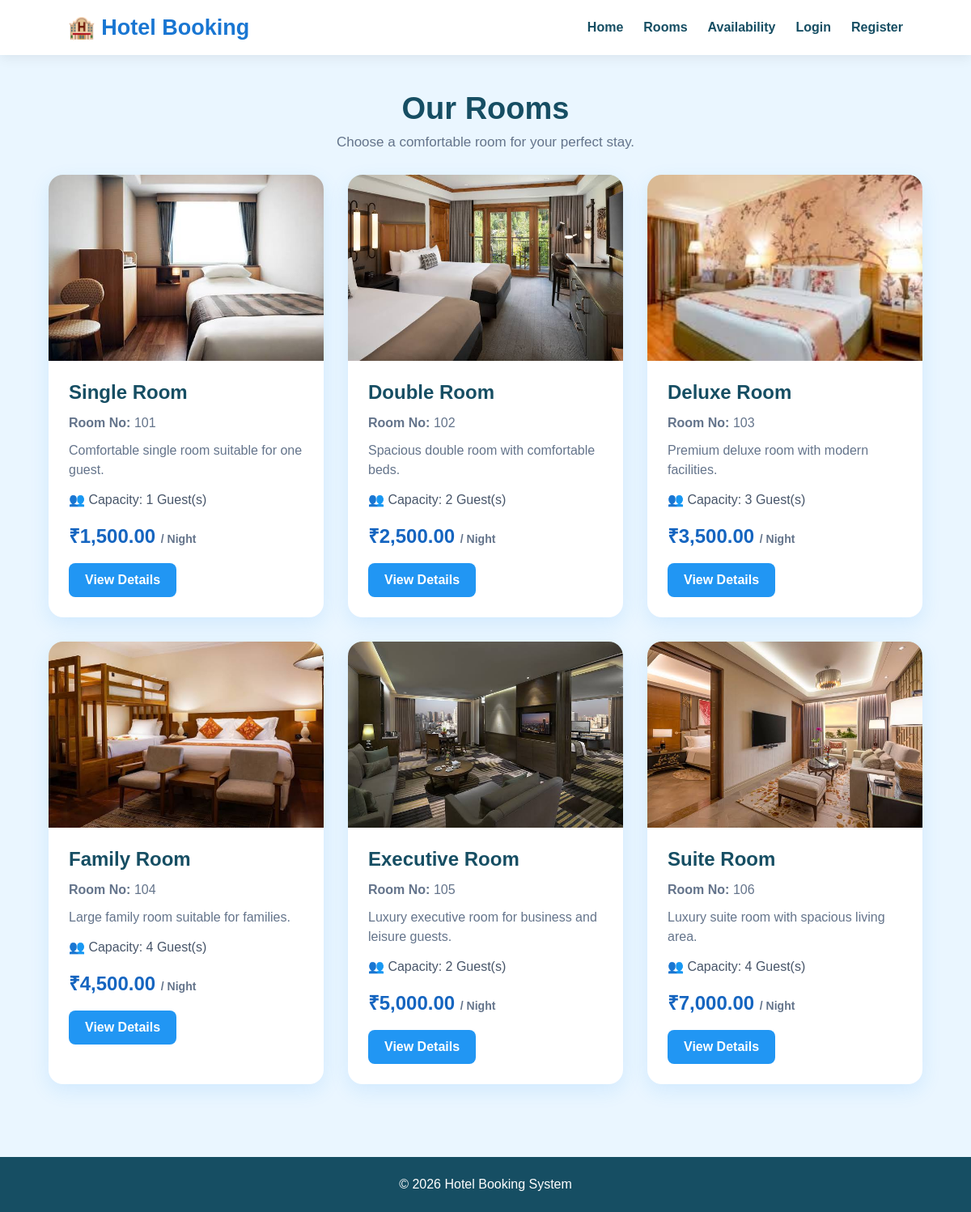
The page /rooms.php on the database its author committed.
### tables this page shows
CREATE TABLE IF NOT EXISTS rooms (
    id INT AUTO_INCREMENT PRIMARY KEY,
    room_no VARCHAR(20) NOT NULL UNIQUE,
    room_type VARCHAR(100) NOT NULL,
    description TEXT,
    capacity INT NOT NULL,
    price DECIMAL(10,2) NOT NULL,
    status ENUM('Available', 'Unavailable', 'Booked', 'Maintenance') DEFAULT 'Available',
    image VARCHAR(255),
    destination VARCHAR(100) DEFAULT 'Ahmedabad',
    created_at TIMESTAMP DEFAULT CURRENT_TIMESTAMP
);

### rooms.php (the view, shortened to what this page needs)
<?php
require_once "config/database.php";
$result = $conn->query(
    "SELECT * FROM rooms
     WHERE status = 'Available'
     ORDER BY id ASC"
);
?>
<!DOCTYPE html>
<html lang="en">
<head>
</head>
<body>
<header class="navbar">
    <div class="logo">
        🏨 Hotel Booking
    </div>
    <nav class="nav-links">
        <a href="index.php">Home</a>
        <a href="rooms.php">Rooms</a>
        <a href="check-availability.php">Availability</a>
        <?php if(isset($_SESSION["user_id"])): ?>
            <span class="user">
                Hi, <?php echo htmlspecialchars($_SESSION["user_name"]); ?>
            </span>
            <a href="logout.php">Logout</a>
        <?php else: ?>
            <a href="login.php">Login</a>
            <a href="register.php">Register</a>
        <?php endif; ?>
    </nav>
</header>
<div class="container">
    <div class="page-title">
        <h1>Our Rooms</h1>
        <p>
            Choose a comfortable room for your perfect stay.
        </p>
    </div>
    <div class="room-grid">
        <?php if($result && $result->num_rows > 0): ?>
            <?php while($room = $result->fetch_assoc()): ?>
                <div class="room-card">
                    <div class="room-image">
                        <?php if(!empty($room["image"])): ?>
                            <img
                                src="images/<?php echo htmlspecialchars($room["image"]); ?>"
                                alt="Hotel Room"
                            >
                        <?php else: ?>
                            <div class="room-placeholder">
                                🏨
                            </div>
                        <?php endif; ?>
                    </div>
                    <div class="room-info">
                        <h2>
                            <?php echo htmlspecialchars($room["room_type"]); ?>
                        </h2>
                        <p>
                            <strong>Room No:</strong>
                            <?php echo htmlspecialchars($room["room_no"]); ?>
                        </p>
                        <p>
                            <?php echo htmlspecialchars($room["description"]); ?>
                        </p>
                        <div class="room-meta">
                            👥 Capacity:
                            <?php echo htmlspecialchars($room["capacity"]); ?>
                            Guest(s)
                        </div>
                        <div class="room-price">
                            ₹<?php echo number_format($room["price"],2); ?>
                            <span>/ Night</span>
                        </div>
                        <a
                            class="btn"
                            href="room-details.php?id=<?php echo $room["id"]; ?>"
                        >
                            View Details
                        </a>
                    </div>
                </div>
            <?php endwhile; ?>
        <?php endif; ?>
    </div>
</div>
<footer>
    © <?php echo date("Y"); ?> Hotel Booking System
</footer>
</body>
</html>

### rooms.php (style rules this page uses)
* { box-sizing:border-box; margin:0; padding:0; }
body { font-family:Arial, Helvetica, sans-serif; background:#eaf6ff; color:#164e63; }
a { text-decoration:none; }
.navbar { background:white; padding:18px 7%; display:flex; justify-content:space-between; align-items:center; box-shadow:0 3px 15px rgba(0,0,0,.08); }
.logo { font-size:27px; font-weight:bold; color:#1976d2; }
.nav-links { display:flex; gap:25px; align-items:center; }
.nav-links a { color:#164e63; font-weight:600; }
.container { width:90%; max-width:1200px; margin:auto; }
.page-title { text-align:center; padding:45px 10px 30px; }
.page-title h1 { font-size:38px; color:#164e63; margin-bottom:10px; }
.page-title p { color:#64748b; font-size:17px; }
.room-grid { display:grid; grid-template-columns:repeat(auto-fit,minmax(300px,1fr)); gap:30px; padding-bottom:60px; }
.room-card { background:white; border-radius:18px; overflow:hidden; box-shadow:0 8px 25px rgba(33,150,243,.12); transition:.3s; }
.room-image { height:230px; background:#dceeff; overflow:hidden; }
.room-image img { width:100%; height:100%; object-fit:cover; }
.room-info { padding:25px; }
.room-info h2 { color:#164e63; margin-bottom:12px; }
.room-info p { color:#64748b; margin:10px 0; line-height:1.5; }
.room-meta { margin:15px 0; color:#475569; }
.room-price { font-size:24px; font-weight:bold; color:#1565c0; margin:18px 0; }
.room-price span { font-size:14px; color:#64748b; }
.btn { display:inline-block; background:#2196f3; color:white; padding:12px 20px; border-radius:8px; font-weight:bold; transition:.3s; }
footer { background:#164e63; color:white; text-align:center; padding:25px; margin-top:30px; }

### rows shown on the page
rooms: image (picture), room_type "Single Room", room_no "101", description "Comfortable single room suitable for one guest.", capacity "1", price "1,500.00"
rooms: image (picture), room_type "Double Room", room_no "102", description "Spacious double room with comfortable beds.", capacity "2", price "2,500.00"
rooms: image (picture), room_type "Deluxe Room", room_no "103", description "Premium deluxe room with modern facilities.", capacity "3", price "3,500.00"
rooms: image (picture), room_type "Family Room", room_no "104", description "Large family room suitable for families.", capacity "4", price "4,500.00"
rooms: image (picture), room_type "Executive Room", room_no "105", description "Luxury executive room for business and leisure guests.", capacity "2", price "5,000.00"
rooms: image (picture), room_type "Suite Room", room_no "106", description "Luxury suite room with spacious living area.", capacity "4", price "7,000.00"
